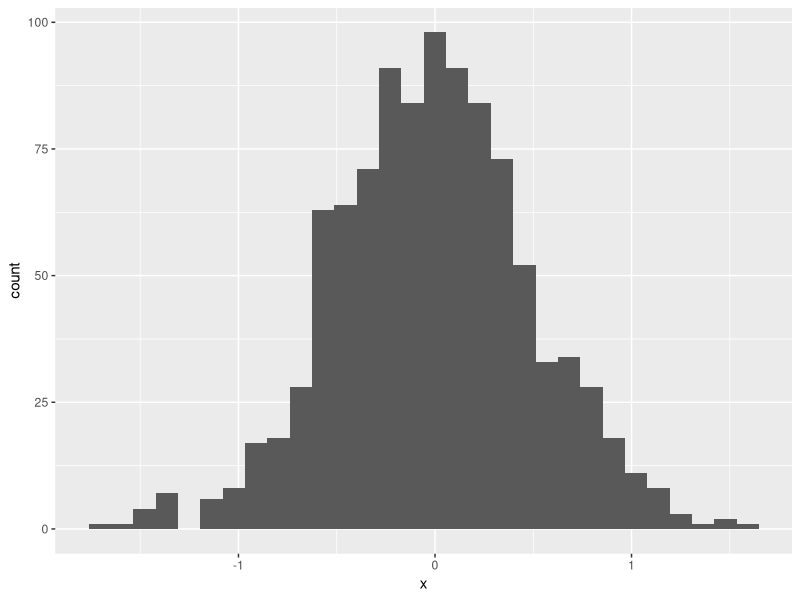
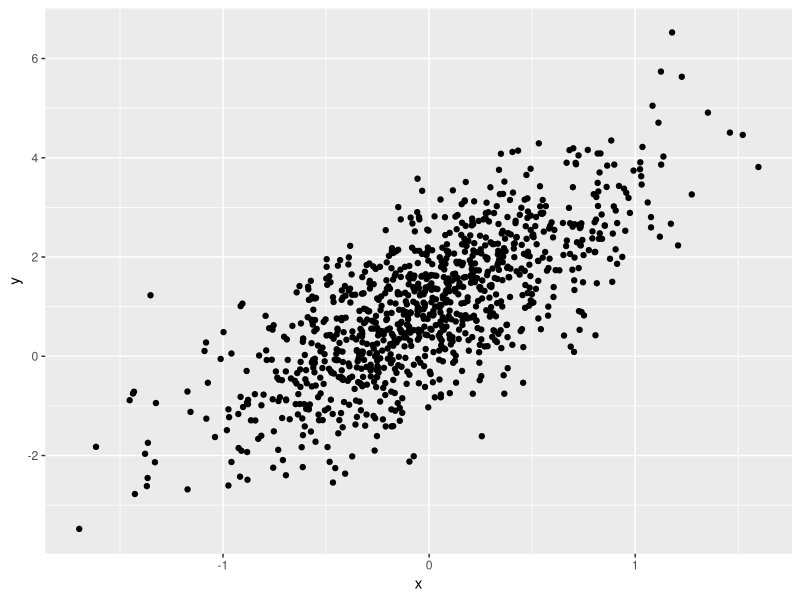
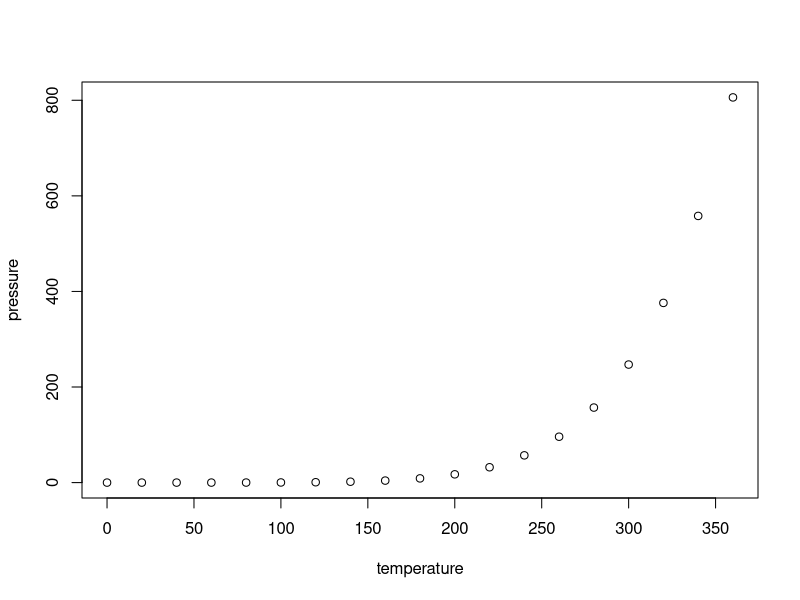

Write the R code that produced these figures, in order.
## ---- chunk 1
knitr::opts_chunk$set(echo = TRUE)
## ---- chunk 2
library(tidyverse)
## ---- chunk 3
set.seed(1234)

plot_df = tibble(
  x = rnorm(1000, sd = .5),
  y = 1 + 2 * x + rnorm(1000)
)
## ---- chunk 4
ggplot(plot_df, aes(x = x)) + geom_histogram()
## ---- chunk 5
ggplot(plot_df, aes(x = x, y = y)) + geom_point()
## ---- chunk 6
plot(pressure)
